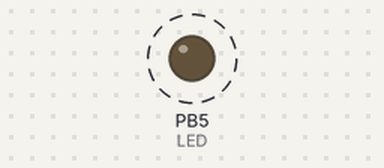
This program was run on a simulated ATmega328P, built with avr-gcc and emulated at 16 MHz. On the bench: output pins drawn as LEDs (lit = HIGH). Dashed ring = blinking.

Above: at 0.5 s.
Timing chart, 0 to 4.6 s (numbered marks = the images above):
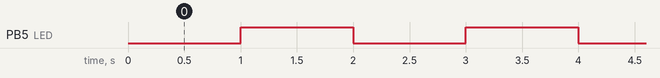

The program:

main.c
```c
/*
 * atmegaTimerEx.c
 *
 * Created: 4/23/2019 4:31:23 PM
 * Author : Lucas
 */
#include "def_principais.h"
#include <avr/io.h>
#include <avr/interrupt.h>
#define LED PB5
//------------------------------------------------------------------------
ISR(TIMER1_COMPA_vect) //interrupção do TC1
{
	cpl_bit(PORTB,LED);
}
//------------------------------------------------------------------------
int main()
{
	DDRB = 0b00100000;//somente pino do LED como saída
	PORTB = 0b11011111;//apaga LED e habilita pull-ups nos pinos não utilizados

	TCNT1 = 0;
	OCR1A = 15624;
	TCCR1A = (1<<COM1A0);
	TCCR1B = (1<<CS10) | (1<<CS12) | (1<<WGM12);//TC1 com prescaler de 1024
	TIMSK1 = (1<<OCIE1A); //habilita a interrupção do T1
	sei(); //habilita a chave de interrupção global
	while(1)
	{

	}
}
```

def_principais.h
```c
#ifndef _DEF_PRINCIPAIS_H
#define _DEF_PRINCIPAIS_H

#define F_CPU 16000000UL	//define a frequencia do microcontrolador - 16MHz

#include <avr/io.h> 	    //definições do componente especificado
#include <util/delay.h>		//biblioteca para o uso das rotinas de _delay_ms e _delay_us()
#include <avr/pgmspace.h>   //para o uso do PROGMEM, gravação de dados na memória flash

//Definições de macros para o trabalho com bits

#define	set_bit(y,bit)	(y|=(1<<bit))	//coloca em 1 o bit x da variável Y
#define	clr_bit(y,bit)	(y&=~(1<<bit))	//coloca em 0 o bit x da variável Y
#define cpl_bit(y,bit) 	(y^=(1<<bit))	//troca o estado lógico do bit x da variável Y
#define tst_bit(y,bit) 	(y&(1<<bit))	//retorna 0 ou 1 conforme leitura do bit

#endif
```

Measured:
- by itself, PB5 (LED): alternates HIGH for 1.0 s and LOW for 1.0 s
